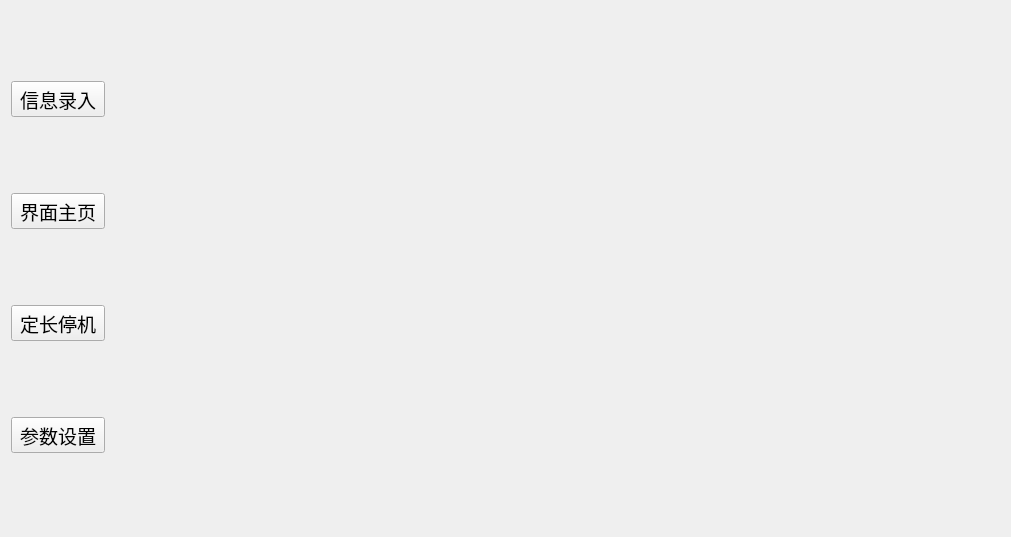
<?xml version="1.0" encoding="UTF-8"?>
<ui version="4.0">
 <class>MainFrame</class>
 <widget class="QWidget" name="MainFrame">
  <property name="geometry">
   <rect>
    <x>0</x>
    <y>0</y>
    <width>1011</width>
    <height>537</height>
   </rect>
  </property>
  <property name="windowTitle">
   <string>MainFrame</string>
  </property>
  <layout class="QGridLayout" name="gridLayout">
   <item row="0" column="0" rowspan="8">
    <layout class="QVBoxLayout" name="verticalLayout_3">
     <item>
      <widget class="QWidget" name="m_pHorToolMenu" native="true">
       <layout class="QVBoxLayout" name="verticalLayout_2">
        <property name="spacing">
         <number>6</number>
        </property>
        <property name="leftMargin">
         <number>0</number>
        </property>
        <property name="topMargin">
         <number>0</number>
        </property>
        <property name="rightMargin">
         <number>0</number>
        </property>
        <property name="bottomMargin">
         <number>0</number>
        </property>
        <item>
         <widget class="QToolButton" name="m_pBtnTemplateManage">
          <property name="font">
           <font>
            <family>微软雅黑</family>
            <pointsize>14</pointsize>
           </font>
          </property>
          <property name="text">
           <string>信息录入</string>
          </property>
          <property name="icon">
           <iconset>
            <normaloff>:/QCheckStation_MainFrame/Resources1/建模.png</normaloff>:/QCheckStation_MainFrame/Resources1/建模.png</iconset>
          </property>
          <property name="iconSize">
           <size>
            <width>60</width>
            <height>60</height>
           </size>
          </property>
          <property name="toolButtonStyle">
           <enum>Qt::ToolButtonTextUnderIcon</enum>
          </property>
         </widget>
        </item>
        <item>
         <widget class="QToolButton" name="m_pBtnHome">
          <property name="enabled">
           <bool>true</bool>
          </property>
          <property name="font">
           <font>
            <family>微软雅黑</family>
            <pointsize>14</pointsize>
           </font>
          </property>
          <property name="text">
           <string>界面主页</string>
          </property>
          <property name="icon">
           <iconset>
            <normaloff>:/QCheckStation_MainFrame/Resources1/主页.png</normaloff>:/QCheckStation_MainFrame/Resources1/主页.png</iconset>
          </property>
          <property name="iconSize">
           <size>
            <width>60</width>
            <height>60</height>
           </size>
          </property>
          <property name="checkable">
           <bool>false</bool>
          </property>
          <property name="autoRepeatInterval">
           <number>100</number>
          </property>
          <property name="toolButtonStyle">
           <enum>Qt::ToolButtonTextUnderIcon</enum>
          </property>
         </widget>
        </item>
        <item>
         <widget class="QToolButton" name="m_pBtnMonitor">
          <property name="font">
           <font>
            <family>微软雅黑</family>
            <pointsize>14</pointsize>
           </font>
          </property>
          <property name="text">
           <string>定长停机</string>
          </property>
          <property name="icon">
           <iconset>
            <normaloff>:/QCheckStation_MainFrame/Resources1/实时监控.png</normaloff>:/QCheckStation_MainFrame/Resources1/实时监控.png</iconset>
          </property>
          <property name="iconSize">
           <size>
            <width>60</width>
            <height>60</height>
           </size>
          </property>
          <property name="toolButtonStyle">
           <enum>Qt::ToolButtonTextUnderIcon</enum>
          </property>
         </widget>
        </item>
        <item>
         <widget class="QToolButton" name="m_pBtnSetting">
          <property name="font">
           <font>
            <family>微软雅黑</family>
            <pointsize>14</pointsize>
           </font>
          </property>
          <property name="text">
           <string>参数设置</string>
          </property>
          <property name="icon">
           <iconset>
            <normaloff>:/QCheckStation_MainFrame/Resources1/设置.png</normaloff>:/QCheckStation_MainFrame/Resources1/设置.png</iconset>
          </property>
          <property name="iconSize">
           <size>
            <width>60</width>
            <height>60</height>
           </size>
          </property>
          <property name="popupMode">
           <enum>QToolButton::DelayedPopup</enum>
          </property>
          <property name="toolButtonStyle">
           <enum>Qt::ToolButtonTextUnderIcon</enum>
          </property>
         </widget>
        </item>
       </layout>
      </widget>
     </item>
    </layout>
   </item>
   <item row="7" column="1">
    <widget class="QStackedWidget" name="stackedWidget">
     <property name="currentIndex">
      <number>0</number>
     </property>
     <widget class="QWidget" name="page">
      <layout class="QGridLayout" name="gridLayout_2">
       <item row="0" column="0">
        <widget class="QWidget" name="widget_view_2" native="true"/>
       </item>
      </layout>
     </widget>
     <widget class="QWidget" name="page_2"/>
    </widget>
   </item>
   <item row="1" column="1">
    <layout class="QHBoxLayout" name="horizontalLayout_2"/>
   </item>
  </layout>
 </widget>
 <resources/>
 <connections/>
</ui>
